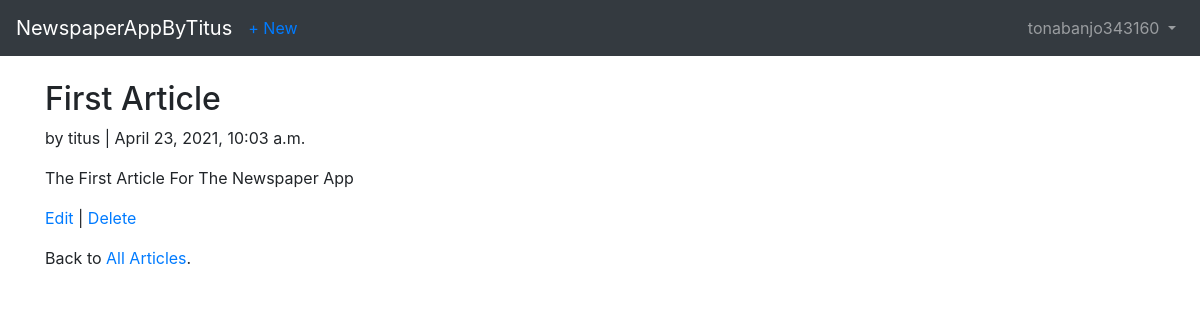
Page /articles/1/ (signed in) on the committed database.
### users/models.py (models this page shows)
class CustomUser(AbstractUser):
    age = models.PositiveIntegerField(null=True, blank=True)

### articles/models.py (models this page shows, shortened)
class Article(models.Model):
    title = models.CharField(max_length=255)
    body = models.TextField()
    date = models.DateTimeField(auto_now_add=True)
    author = models.ForeignKey(
        get_user_model(),
        on_delete=models.CASCADE,
    )

### articles/views.py (the view)
class ArticleDetailView(LoginRequiredMixin, DetailView):
    model = Article
    template_name = 'article_detail.html'
    login_url = 'login'

### templates/article_detail.html (shortened to what this page needs)
<!DOCTYPE html>
<html lang="en">
<head>
</head>
<body>
{% extends 'base.html' %}
{% block content %}
<div class="article-entry">
<h2>{{ object.title }}</h2>
<p>by {{ object.author }} | {{ object.date }}</p>
<p>{{ object.body }}</p>
</div>
<p><a href="{% url 'article_edit' article.pk %}">Edit</a> |
<a href="{% url 'article_delete' article.pk %}">Delete</a></p>
<p>Back to <a href="{% url 'article_list' %}">All Articles</a>.</p>
{% endblock content %}

### templates/base.html (shortened to what this page needs)
<!doctype html>
<html lang="en">
  <head>
    <link rel="stylesheet" href="https://stackpath.bootstrapcdn.com/bootstrap/4.3.1/css/bootstrap.min.css">
  </head>
  <body>
   <nav class="navbar navbar-expand-md navbar-dark bg-dark mb-4">
        <a class="navbar-brand" href="{% url 'home' %}">NewspaperAppByTitus</a>
       <div class="collapse navbar-collapse" id="navbarCollapse">
            <div class="collapse navbar-collapse" id="navbarCollapse">
                {% if user.is_authenticated %}
                      <ul class="navbar-nav mr-auto">
            <li class="nav-item"><a href="{% url 'article_new' %}">+ New</a></li>
            </ul>
                <ul class="navbar-nav ml-auto">
                <li class="nav-item">
                <a class="nav-link dropdown-toggle" href="#" id="userMenu" data-toggle="dropdown" aria-haspopup="true" aria-expanded="false">
                        {{ user.username }}
                </a>
            </li>
            </ul>
                {% else %}
            <form class="form-inline ml-auto">
                <a href="{% url 'login' %}" class="btn btn-outline-secondary">Log In</a>
                <a href="{% url 'signup' %}" class="btn btn-primary ml-2">Sign up</a>
            </form>
            {% endif %}</div>
       </div>
   </nav>
        <div class="container">
            {% block content %}
            {% endblock content %}
        </div>
  </body>
</html>

### rows in the picture
CustomUser: username "tonabanjo343160"
Article: title "First Article", author "titus", date "April 23, 2021, 10:03 a.m.", body "The First Article For The Newspaper App"
